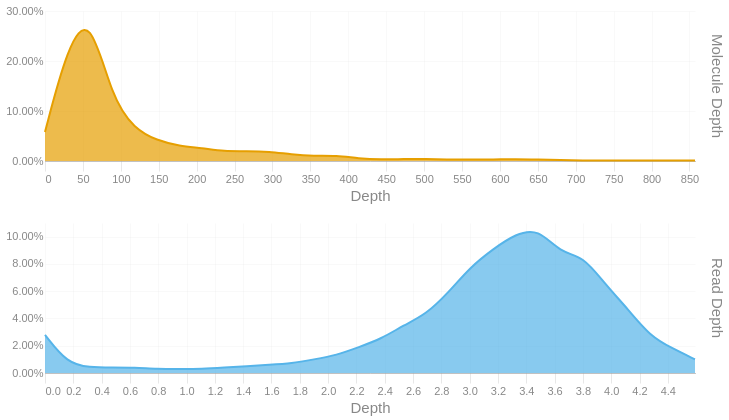

The code cell stored with this chart in its notebook:
### Code cell
readdep = depth_hist(tb['Read Depth'], q99, 3)
readdep = readdep.with_columns(pl.lit('Read Depth').alias('Metric'))
if not SKIPLR:
    moldep = depth_hist(tb['Molecule Depth'], mol_q99, 1)
    moldep = moldep.with_columns(pl.lit('Molecule Depth').alias('Metric'))
    _hist = pl.concat([readdep, moldep])
    _hist = _hist.filter(pl.col('Proportion') != 0)
    with SafeRender(_hist):
        (
            alt.Chart(_hist)        
            .mark_area(interpolate = "basis")
            .encode(
                x=alt.X('Bin:Q').scale(domainMin=0).axis(alt.Axis(title='Depth')),
                y = alt.Y('Proportion:Q', title = None).axis(format = '.2%'),
                color = alt.Color('Metric:N').legend(None),
                row = alt.Row("Metric:N").header(title = None, labelOrient = 'right'),
                tooltip = [
                    alt.Tooltip("Metric:N", title = "Metric"),
                    alt.Tooltip('Interval:N', title = "Depth Interval"),
                    alt.Tooltip('Proportion:Q', title = "% Alignments").format('.2%')
                ]
            )
            .resolve_scale(x='independent', y='independent')
            .properties(
                height = 150, width = 650,
                usermeta={'embedOptions': {'downloadFileName': f'{samplename}.depth.hist'}}
            )
        ).display()
else:
    readdep = readdep.filter(pl.col('Proportion') != 0)
    with SafeRender(readdep):
        (
            alt.Chart(readdep)        
            .mark_area(interpolate = "basis")
            .encode(
                x=alt.X('Bin:Q').scale(domainMin=0).axis(alt.Axis(title='Depth')),
                y = alt.Y('Proportion:Q', title = None).axis(format = '.2%'),
                tooltip = [
                    alt.Tooltip('Interval:N', title = "Depth Interval"),
                    alt.Tooltip('Proportion:Q', title = "% Alignments").format('.2%')
                ]
            )
            .properties(
                usermeta={'embedOptions': {'downloadFileName': f'{samplename}.depth.hist'}}
            )
        ).display()

### Figure 1 — Vega-Lite specification as saved in the notebook (floating-point values rounded to 4 significant figures)
{"width": 650, "height": 150, "config": {"title": {"anchor": "start", "dy": -15, "fontSize": 18, "color": "#888888", "subtitleColor": "#888888", "subtitleFontSize": 14}, "arc": {"fill": "#0072B2"}, "axis": {"domainColor": "#888888", "domainWidth": 0.5, "gridWidth": 0.2, "grid": false, "titleFontWeight": 400, "titleFontSize": 15, "labelFontSize": 11, "labelColor": "#888888", "tickColor": "#888888", "tickWidth": 0.2, "titleColor": "#888888"}, "axisBand": {"grid": false}, "axisX": {"grid": true, "tickSize": 10, "domainCap": "round"}, "axisY": {"domain": false, "grid": true, "tickSize": 0, "domainCap": "round"}, "background": "transparent", "header": {"labelFontSize": 15, "labelColor": "#888888", "titleFontSize": 15, "titleFontWeight": 600, "titleColor": "#888888"}, "legend": {"labelFont": "sans-serif", "labelFontSize": 12, "labelColor": "#888888", "symbolSize": 100, "symbolType": "circle", "titleFontSize": 12, "titlePadding": 10, "titleColor": "#888888", "title": null}, "range": {"category": ["#E69F00", "#56B4E9", "#009E73", "#F0E442", "#0072B2", "#D55E00", "#CC79A7", "#000000"], "diverging": ["#cfe8f3", "#a2d4ec", "#73bfe2", "#46abdb", "#1696d2", "#12719e"]}, "area": {"fill": "#0072B2", "fillOpacity": 0.7, "line": true, "strokeOpacity": 0.7}, "line": {"color": "#0072B2", "stroke": "#0072B2", "strokeWidth": 2}, "trail": {"color": "#0072B2", "stroke": "#0072B2", "strokeWidth": 0, "size": 1}, "point": {"filled": true, "fillOpacity": 1.0, "size": 95}, "text": {"color": "#888888", "fontSize": 11, "align": "right", "fontWeight": 400, "size": 11}, "bar": {"fill": "#0072B2", "stroke": null}, "view": {"stroke": null, "continuousWidth": 660, "continuousHeight": 400}}, "data": {"name": "data-e7b522201490973c718019407410ae7a"}, "mark": {"type": "area", "interpolate": "basis"}, "encoding": {"color": {"field": "Metric", "legend": null, "type": "nominal"}, "row": {"field": "Metric", "header": {"title": null, "labelOrient": "right"}, "type": "nominal"}, "tooltip": [{"field": "Metric", "title": "Metric", "type": "nominal"}, {"field": "Interval", "title": "Depth Interval", "type": "nominal"}, {"field": "Proportion", "format": ".2%", "title": "% Alignments", "type": "quantitative"}], "x": {"axis": {"title": "Depth"}, "field": "Bin", "scale": {"domainMin": 0}, "type": "quantitative"}, "y": {"axis": {"format": ".2%"}, "field": "Proportion", "title": null, "type": "quantitative"}}, "resolve": {"scale": {"x": "independent", "y": "independent"}}, "usermeta": {"embedOptions": {"downloadFileName": "S3_Cooper_1784.depth.hist"}}, "$schema": "https://vega.github.io/schema/vega-lite/v6.1.0.json", "datasets": {"data-e7b522201490973c718019407410ae7a": [{"Bin": 0.0, "Interval": "0.0-0.158", "Proportion": 0.028, "Metric": "Read Depth"}, {"Bin": 0.158, "Interval": "0.158-0.317", "Proportion": 0.007, "Metric": "Read Depth"}, {"Bin": 0.317, "Interval": "0.317-0.475", "Proportion": 0.004, "Metric": "Read Depth"}, {"Bin": 0.475, "Interval": "0.475-0.633", "Proportion": 0.004, "Metric": "Read Depth"}, {"Bin": 0.633, "Interval": "0.633-0.792", "Proportion": 0.004, "Metric": "Read Depth"}, {"Bin": 0.792, "Interval": "0.792-0.95", "Proportion": 0.003, "Metric": "Read Depth"}, {"Bin": 0.95, "Interval": "0.95-1.108", "Proportion": 0.003, "Metric": "Read Depth"}, {"Bin": 1.108, "Interval": "1.108-1.267", "Proportion": 0.003, "Metric": "Read Depth"}, {"Bin": 1.267, "Interval": "1.267-1.425", "Proportion": 0.004, "Metric": "Read Depth"}, {"Bin": 1.425, "Interval": "1.425-1.583", "Proportion": 0.005, "Metric": "Read Depth"}, {"Bin": 1.583, "Interval": "1.583-1.742", "Proportion": 0.006, "Metric": "Read Depth"}, {"Bin": 1.742, "Interval": "1.742-1.9", "Proportion": 0.007, "Metric": "Read Depth"}, {"Bin": 1.9, "Interval": "1.9-2.058", "Proportion": 0.01, "Metric": "Read Depth"}, {"Bin": 2.058, "Interval": "2.058-2.217", "Proportion": 0.013, "Metric": "Read Depth"}, {"Bin": 2.217, "Interval": "2.217-2.375", "Proportion": 0.019, "Metric": "Read Depth"}, {"Bin": 2.375, "Interval": "2.375-2.533", "Proportion": 0.025, "Metric": "Read Depth"}, {"Bin": 2.533, "Interval": "2.533-2.692", "Proportion": 0.035, "Metric": "Read Depth"}, {"Bin": 2.692, "Interval": "2.692-2.85", "Proportion": 0.043, "Metric": "Read Depth"}, {"Bin": 2.85, "Interval": "2.85-3.008", "Proportion": 0.059, "Metric": "Read Depth"}, {"Bin": 3.008, "Interval": "3.008-3.167", "Proportion": 0.078, "Metric": "Read Depth"}, {"Bin": 3.167, "Interval": "3.167-3.325", "Proportion": 0.091, "Metric": "Read Depth"}, {"Bin": 3.325, "Interval": "3.325-3.483", "Proportion": 0.102, "Metric": "Read Depth"}, {"Bin": 3.483, "Interval": "3.483-3.642", "Proportion": 0.106, "Metric": "Read Depth"}, {"Bin": 3.642, "Interval": "3.642-3.8", "Proportion": 0.088, "Metric": "Read Depth"}, {"Bin": 3.8, "Interval": "3.8-3.958", "Proportion": 0.086, "Metric": "Read Depth"}, {"Bin": 3.958, "Interval": "3.958-4.117", "Proportion": 0.065, "Metric": "Read Depth"}, {"Bin": 4.117, "Interval": "4.117-4.275", "Proportion": 0.047, "Metric": "Read Depth"}, {"Bin": 4.275, "Interval": "4.275-4.433", "Proportion": 0.027, "Metric": "Read Depth"}, {"Bin": 4.433, "Interval": "4.433-4.592", "Proportion": 0.018, "Metric": "Read Depth"}, {"Bin": 4.592, "Interval": "4.592-4.75", "Proportion": 0.01, "Metric": "Read Depth"}, {"Bin": 0.0, "Interval": "0.0-29.6", "Proportion": 0.058, "Metric": "Molecule Depth"}, {"Bin": 29.6, "Interval": "29.6-59.1", "Proportion": 0.229, "Metric": "Molecule Depth"}, {"Bin": 59.1, "Interval": "59.1-88.7", "Proportion": 0.296, "Metric": "Molecule Depth"}, {"Bin": 88.7, "Interval": "88.7-118.2", "Proportion": 0.124, "Metric": "Molecule Depth"}, {"Bin": 118.2, "Interval": "118.2-147.8", "Proportion": 0.064, "Metric": "Molecule Depth"}, {"Bin": 147.8, "Interval": "147.8-177.4", "Proportion": 0.041, "Metric": "Molecule Depth"}, {"Bin": 177.4, "Interval": "177.4-206.9", "Proportion": 0.03, "Metric": "Molecule Depth"}, {"Bin": 206.9, "Interval": "206.9-236.5", "Proportion": 0.026, "Metric": "Molecule Depth"}, {"Bin": 236.5, "Interval": "236.5-266.1", "Proportion": 0.019, "Metric": "Molecule Depth"}, {"Bin": 266.1, "Interval": "266.1-295.6", "Proportion": 0.02, "Metric": "Molecule Depth"}, {"Bin": 295.6, "Interval": "295.6-325.2", "Proportion": 0.019, "Metric": "Molecule Depth"}, {"Bin": 325.2, "Interval": "325.2-354.7", "Proportion": 0.013, "Metric": "Molecule Depth"}, {"Bin": 354.7, "Interval": "354.7-384.3", "Proportion": 0.01, "Metric": "Molecule Depth"}, {"Bin": 384.3, "Interval": "384.3-413.9", "Proportion": 0.011, "Metric": "Molecule Depth"}, {"Bin": 413.9, "Interval": "413.9-443.4", "Proportion": 0.005, "Metric": "Molecule Depth"}, {"Bin": 443.4, "Interval": "443.4-473.0", "Proportion": 0.003, "Metric": "Molecule Depth"}, {"Bin": 473.0, "Interval": "473.0-502.5", "Proportion": 0.004, "Metric": "Molecule Depth"}, {"Bin": 502.5, "Interval": "502.5-532.1", "Proportion": 0.004, "Metric": "Molecule Depth"}, {"Bin": 532.1, "Interval": "532.1-561.7", "Proportion": 0.003, "Metric": "Molecule Depth"}, {"Bin": 561.7, "Interval": "561.7-591.2", "Proportion": 0.003, "Metric": "Molecule Depth"}, {"Bin": 591.2, "Interval": "591.2-620.8", "Proportion": 0.003, "Metric": "Molecule Depth"}, {"Bin": 620.8, "Interval": "620.8-650.3", "Proportion": 0.004, "Metric": "Molecule Depth"}, {"Bin": 650.3, "Interval": "650.3-679.9", "Proportion": 0.003, "Metric": "Molecule Depth"}, {"Bin": 679.9, "Interval": "679.9-709.5", "Proportion": 0.002, "Metric": "Molecule Depth"}, {"Bin": 709.5, "Interval": "709.5-739.0", "Proportion": 0.001, "Metric": "Molecule Depth"}, {"Bin": 739.0, "Interval": "739.0-768.6", "Proportion": 0.001, "Metric": "Molecule Depth"}, {"Bin": 768.6, "Interval": "768.6-798.2", "Proportion": 0.001, "Metric": "Molecule Depth"}, {"Bin": 798.2, "Interval": "798.2-827.7", "Proportion": 0.001, "Metric": "Molecule Depth"}, {"Bin": 827.7, "Interval": "827.7-857.3", "Proportion": 0.001, "Metric": "Molecule Depth"}, {"Bin": 857.3, "Interval": "857.3-886.84", "Proportion": 0.001, "Metric": "Molecule Depth"}]}}
